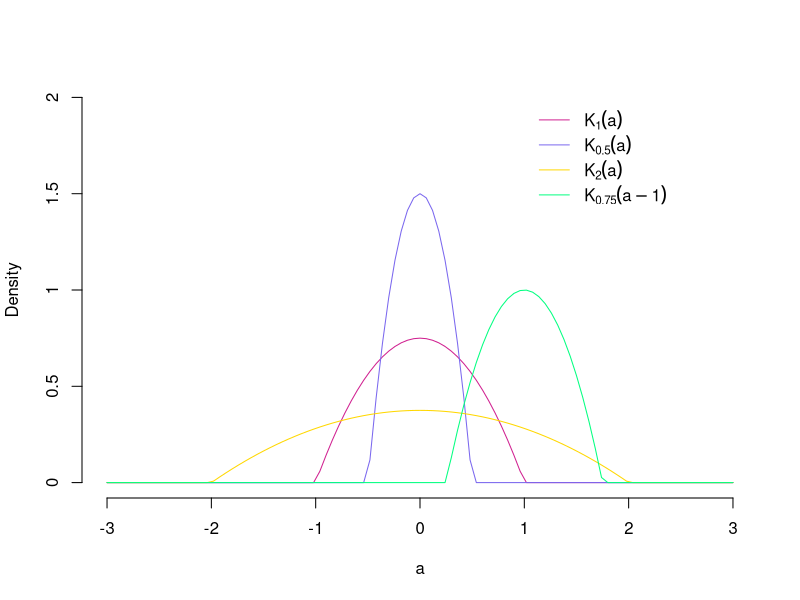
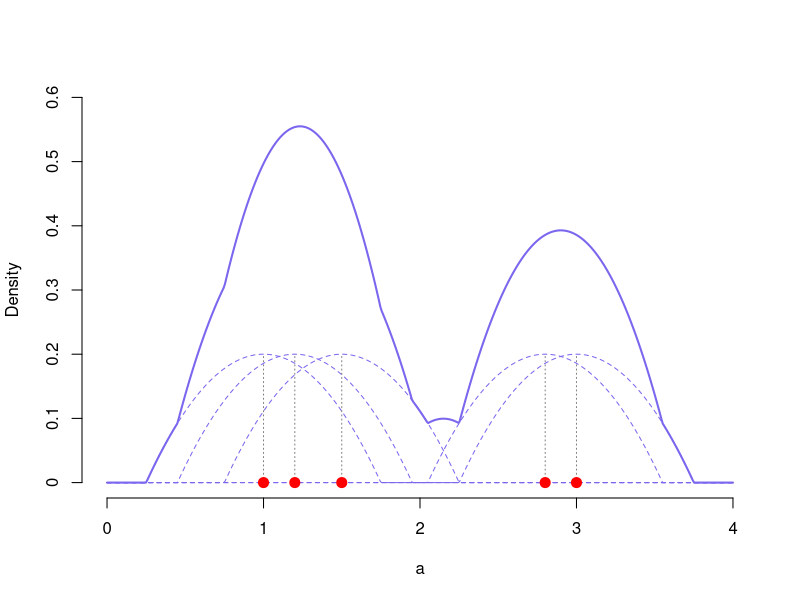

Write R code to recreate these figures, in order.
# Section 2
# Group F
#  Aran Lee
#  Tianyang Chen
#  Ryan Quigley
# Problem 3


# a)

epanechnikov <- function(a, x = 0, h = 1) {
	# a validation
	if (!is.numeric(x)) {
		stop("x must be numeric.")
	}
	# x validation
	if (!is.numeric(a)) {
		stop("a must be numeric.")
	}
	# h validation
	if (h <= 0) {
		stop("Bandwith (h) must be greater than 0.")
	}
	
	# Kernel computation
	if (length(x) > 1) {
		x.mat <- rep(x, each = length(a))
		Kh <- numeric(length(x.mat))
		u <- (a - x.mat)/h
		u.in <- u[abs(u) < 1]
		Kh.in <- (1/h)*(3/4)*(1 - u.in^2)
		Kh[abs(u) < 1] <- Kh.in
		dim(Kh) <- c(length(a), length(x))
	} else {
		Kh <- numeric(length(a))
		u <- (a - x)/h
		u.in <- u[abs(u) < 1]
		Kh.in <- (1/h)*(3/4)*(1 - u.in^2)
		Kh[abs(u) < 1] <- Kh.in
	}
	Kh
}



# b)
curve(epanechnikov(a, x = 0, h = 1), from = -3, to = 3, 
	xname = "a", xlim = c(-3,3), ylim = c(0,2), axes = FALSE, ann = FALSE, col = "violetred")
curve(epanechnikov(a, x = 0, h = 0.5), from = -3, to = 3, xname = "a", add = TRUE, col = "slateblue2")
curve(epanechnikov(a, x = 0, h = 2), from = -3, to = 3, xname = "a", add = TRUE, col = "gold")
curve(epanechnikov(a, x = 1, h = 0.75), from = -3, to = 3, xname = "a", add = TRUE, col = "springgreen")
axis(1, at = seq.int(-3, 3), labels = seq.int(-3, 3))
axis(2, at = seq.int(0, 2, by = 0.5), seq.int(0, 2, by = 0.5))
expr1 <- expression(K[1](a))
expr2 <- expression(K[0.5](a))
expr3 <- expression(K[2](a))
expr4 <- expression(K[0.75](a - 1))
legend(1, 2, legend = c(expr1, expr2, expr3, expr4), 
	bty = "n", lty = 1, col = c("violetred", "slateblue2", "gold", "springgreen"),
	y.intersp = 1.25)
title(xlab = "a", ylab = "Density")



# c) 
x <- c(1, 1.2, 1.5, 2.8, 3)
a.j <- seq.int(0, 4, length.out = 500)
h = 0.75
sand.piles <- (1/5)*epanechnikov(a.j, x = x, h = h)
m <- max(sand.piles)

plot(x, rep(0, 5), type = "n", xlim = c(0,4), ylim = c(0, 0.6), axes = FALSE, ann = FALSE)
axis(1, at = seq.int(0, 4), labels = seq.int(0, 4))
axis(2, at = seq.int(0, 0.6, by = 0.1), seq.int(0, 0.6, by = 0.1))
lines(a.j, sand.piles[, 1], col = "slateblue2", lty = 2)
lines(rep(x[1], 2), c(0, m), col = "grey50", lty = 3)
lines(a.j, sand.piles[, 2], col = "slateblue2", lty = 2)
lines(rep(x[2], 2), c(0, m), col = "grey50", lty = 3)
lines(a.j, sand.piles[, 3], col = "slateblue2", lty = 2)
lines(rep(x[3], 2), c(0, m), col = "grey50", lty = 3)
lines(a.j, sand.piles[, 4], col = "slateblue2", lty = 2)
lines(rep(x[4], 2), c(0, m), col = "grey50", lty = 3)
lines(a.j, sand.piles[, 5], col = "slateblue2", lty = 2)
lines(rep(x[5], 2), c(0, m), col = "grey50", lty = 3)
title(xlab = "a", ylab = "Density")
stripchart(x, method = "stack", pch = 20, col = "red", add = TRUE, cex = 2, at = 0)



# d)
piled.sand <- rowSums(sand.piles)
lines(a.j, piled.sand, col = "slateblue2", lwd = 2)


